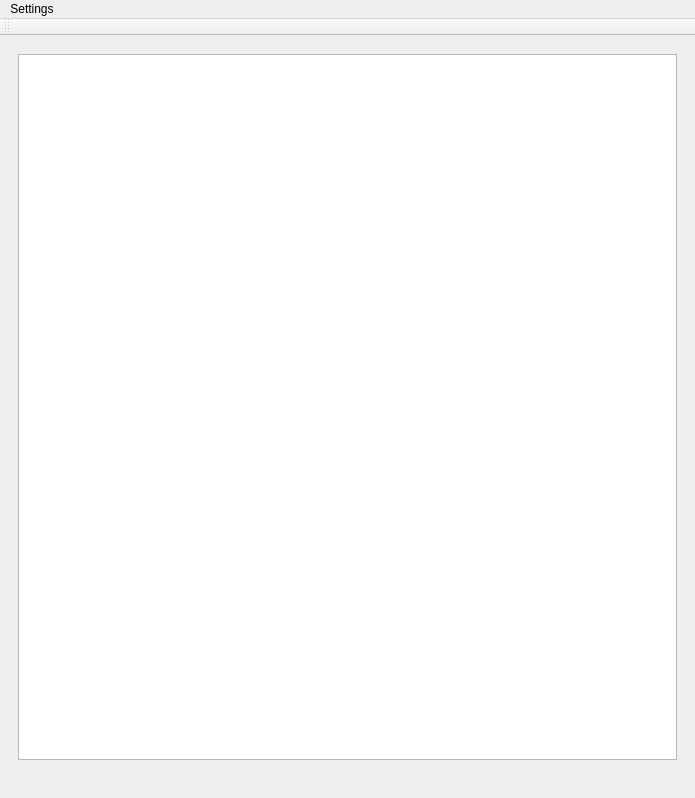
<?xml version="1.0" encoding="UTF-8"?>
<ui version="4.0">
 <class>MainWindow</class>
 <widget class="QMainWindow" name="MainWindow">
  <property name="geometry">
   <rect>
    <x>0</x>
    <y>0</y>
    <width>695</width>
    <height>798</height>
   </rect>
  </property>
  <property name="windowTitle">
   <string>MainWindow</string>
  </property>
  <widget class="QWidget" name="centralwidget">
   <layout class="QGridLayout" name="gridLayout_2">
    <item row="1" column="1">
     <widget class="QLabel" name="sizeLabel">
      <property name="text">
       <string/>
      </property>
     </widget>
    </item>
    <item row="0" column="0" colspan="2">
     <layout class="QGridLayout" name="gridLayout">
      <item row="0" column="0">
       <widget class="QStackedWidget" name="stack">
        <property name="currentIndex">
         <number>0</number>
        </property>
        <widget class="QWidget" name="page">
         <layout class="QGridLayout" name="gridLayout_3">
          <item row="0" column="0">
           <widget class="GraphicsView" name="graphicsView"/>
          </item>
         </layout>
        </widget>
        <widget class="QWidget" name="page_2">
         <layout class="QGridLayout" name="gridLayout_4"/>
        </widget>
       </widget>
      </item>
     </layout>
    </item>
   </layout>
  </widget>
  <widget class="QToolBar" name="toolBar">
   <property name="windowTitle">
    <string>toolBar</string>
   </property>
   <attribute name="toolBarArea">
    <enum>TopToolBarArea</enum>
   </attribute>
   <attribute name="toolBarBreak">
    <bool>false</bool>
   </attribute>
  </widget>
  <widget class="QMenuBar" name="menuBar">
   <property name="geometry">
    <rect>
     <x>0</x>
     <y>0</y>
     <width>695</width>
     <height>21</height>
    </rect>
   </property>
   <widget class="QMenu" name="menuSettings">
    <property name="title">
     <string>Settings</string>
    </property>
    <addaction name="actionCamera"/>
    <addaction name="actionLens"/>
    <addaction name="actionUI"/>
   </widget>
   <addaction name="menuSettings"/>
  </widget>
  <action name="actionCamera">
   <property name="text">
    <string>Camera</string>
   </property>
  </action>
  <action name="actionLens">
   <property name="text">
    <string>Lens</string>
   </property>
  </action>
  <action name="actionUI">
   <property name="text">
    <string>UI</string>
   </property>
  </action>
 </widget>
 <customwidgets>
  <customwidget>
   <class>GraphicsView</class>
   <extends>QGraphicsView</extends>
   <header>pyqtgraph</header>
  </customwidget>
 </customwidgets>
 <resources/>
 <connections/>
</ui>
